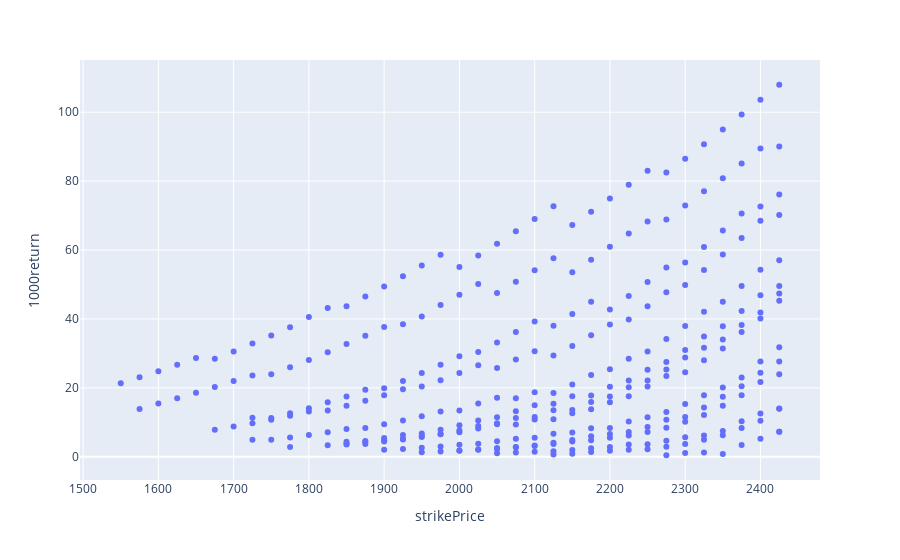

The notebook cell this image was saved under:
### Code cell
fig = px.scatter(df, x="strikePrice", y="1000return", hover_data=["id", "apr", "strikePrice", "duration"])
fig.show()

### Figure 1 — Plotly figure (JSON) as saved in the notebook; plotly's stock layout.template omitted (floating-point values rounded to 4 significant figures; data arrays with more than 128 entries replaced by an {"elided": "..."} marker saying what was removed)
{"data": [{"customdata": {"elided": "331x3 mixed values"}, "hovertemplate": "strikePrice=%{x}<br>1000return=%{y}<br>id=%{customdata[0]}<br>apr=%{customdata[1]}<br>duration=%{customdata[2]}<extra></extra>", "legendgroup": "", "marker": {"color": "#636efa", "symbol": "circle"}, "mode": "markers", "name": "", "orientation": "v", "showlegend": false, "type": "scatter", "x": {"elided": "331 int values"}, "xaxis": "x", "y": {"elided": "331 float values"}, "yaxis": "y"}], "layout": {"legend": {"tracegroupgap": 0}, "margin": {"t": 60}, "xaxis": {"anchor": "y", "domain": [0, 1], "title": {"text": "strikePrice"}}, "yaxis": {"anchor": "x", "domain": [0, 1], "title": {"text": "1000return"}}}}
